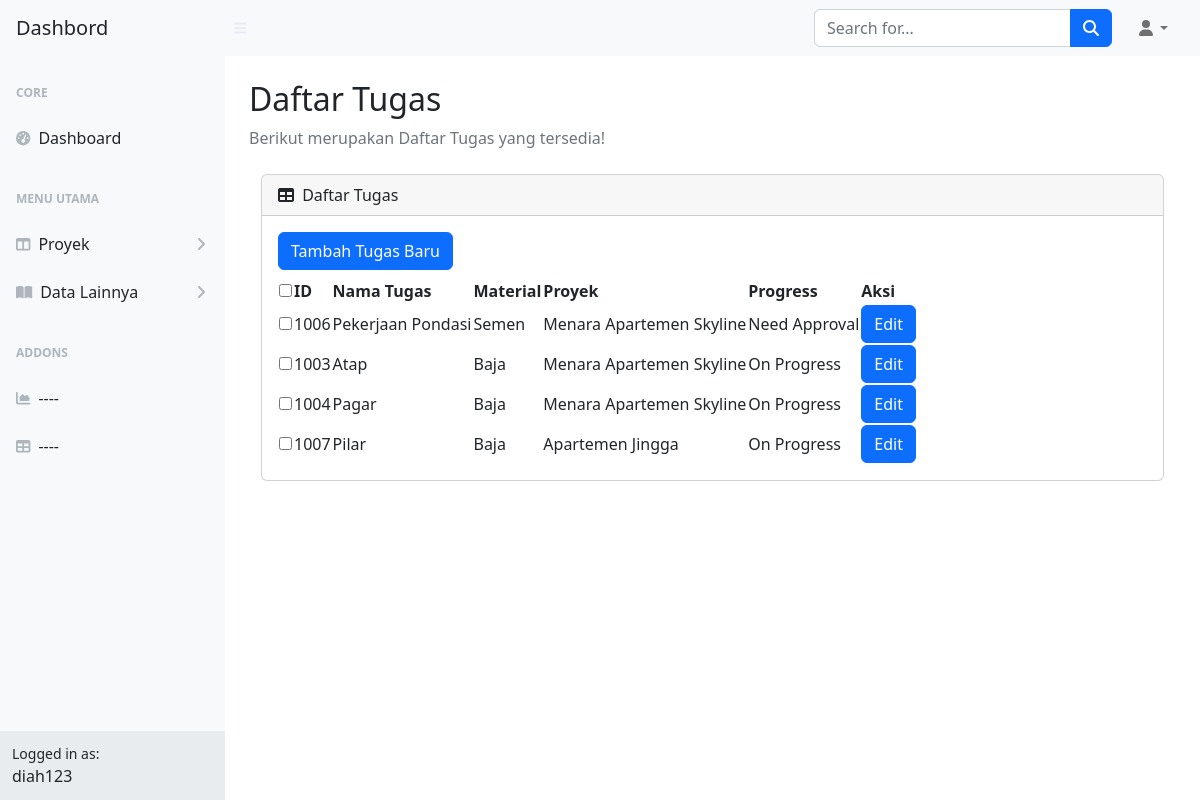
Screenshot of /Tugas.php (signed in) with the database file from the repository.
### tables this page shows
CREATE TABLE IF NOT EXISTS `tugas` (
  `id_tugas` int NOT NULL AUTO_INCREMENT,
  `nama_tugas` varchar(50) DEFAULT NULL,
  `id_material` int DEFAULT NULL,
  `id_proyek` int DEFAULT NULL,
  `id_progress` int DEFAULT NULL,
  PRIMARY KEY (`id_tugas`),
  KEY `id_progress` (`id_progress`),
  KEY `id_material` (`id_material`),
  KEY `id_proyek` (`id_proyek`),
  CONSTRAINT `FK__material` FOREIGN KEY (`id_material`) REFERENCES `material` (`id_material`),
  CONSTRAINT `FK__progress` FOREIGN KEY (`id_progress`) REFERENCES `progress` (`id_progress`),
  CONSTRAINT `FK__proyek` FOREIGN KEY (`id_proyek`) REFERENCES `proyek` (`id_proyek`)
);

CREATE TABLE IF NOT EXISTS `material` (
  `id_material` int NOT NULL AUTO_INCREMENT,
  `nama_material` varchar(50) DEFAULT NULL,
  `id_alat` int DEFAULT NULL,
  PRIMARY KEY (`id_material`),
  KEY `id_alat` (`id_alat`),
  CONSTRAINT `FK__peralatan` FOREIGN KEY (`id_alat`) REFERENCES `peralatan` (`id_alat`)
);

CREATE TABLE IF NOT EXISTS `proyek` (
  `id_proyek` int NOT NULL AUTO_INCREMENT,
  `nama_proyek` varchar(50) DEFAULT NULL,
  `id_klien` int DEFAULT NULL,
  `id_arsitek` int DEFAULT NULL,
  `id_kontraktor` int DEFAULT NULL,
  `id_biaya` int DEFAULT NULL,
  PRIMARY KEY (`id_proyek`),
  KEY `id_klien` (`id_klien`),
  KEY `id_arsitek` (`id_arsitek`),
  KEY `id_kontraktor` (`id_kontraktor`),
  KEY `id_biaya` (`id_biaya`),
  CONSTRAINT `FK__klien` FOREIGN KEY (`id_klien`) REFERENCES `klien` (`id_klien`),
  CONSTRAINT `FK_proyek_arsitek` FOREIGN KEY (`id_arsitek`) REFERENCES `arsitek` (`id_arsitek`),
  CONSTRAINT `FK_proyek_biaya` FOREIGN KEY (`id_biaya`) REFERENCES `biaya` (`id_biaya`),
  CONSTRAINT `FK_proyek_kontraktor` FOREIGN KEY (`id_kontraktor`) REFERENCES `kontraktor` (`id_kontraktor`)
);

CREATE TABLE IF NOT EXISTS `progress` (
  `id_progress` int NOT NULL AUTO_INCREMENT,
  `status` varchar(50) DEFAULT NULL,
  PRIMARY KEY (`id_progress`)
);

### Tugas.php (the view, shortened to what this page needs)
<?php
include 'koneksi.php';
$username = $_SESSION['username'];
?>
<!DOCTYPE html>
<head>
    <link
      href="https://cdn.jsdelivr.net/npm/simple-datatables@7.1.2/dist/style.min.css"
      rel="stylesheet"
    />
    <link href="css/styles.css" rel="stylesheet" />
  </head>
  <body class="sb-nav-fixed">
    <nav class="sb-topnav navbar navbar-expand navbar-light bg-light">
      <a class="navbar-brand ps-3 text-dark" href="Dashboard.html">Dashbord</a>
      <button
        class="btn btn-link btn-sm order-1 order-lg-0 me-4 me-lg-0"
        id="sidebarToggle"
        href="#!"
      >
        <i class="fas fa-bars"></i>
      </button>
      <form
        class="d-none d-md-inline-block form-inline ms-auto me-0 me-md-3 my-2 my-md-0"
      >
        <div class="input-group">
          <input
            class="form-control"
            type="text"
            placeholder="Search for..."
            aria-label="Search for..."
            aria-describedby="btnNavbarSearch"
          />
          <button class="btn btn-primary" id="btnNavbarSearch" type="button">
            <i class="fas fa-search"></i>
          </button>
        </div>
      </form>
      <ul class="navbar-nav ms-auto ms-md-0 me-3 me-lg-4">
        <li class="nav-item dropdown">
          <a
            class="nav-link dropdown-toggle"
            id="navbarDropdown"
            href="#"
            role="button"
            data-bs-toggle="dropdown"
            aria-expanded="false"
            ><i class="fas fa-user fa-fw"></i
          ></a>
        </li>
      </ul>
    </nav>
    <div id="layoutSidenav">
      <div id="layoutSidenav_nav">
        <nav class="sb-sidenav accordion sb-sidenav-light" id="sidenavAccordion">
          <div class="sb-sidenav-menu">
            <div class="nav">
              <div class="sb-sidenav-menu-heading">Core</div>
              <a class="nav-link" href="Dashboard.html">
                <div class="sb-nav-link-icon">
                  <i class="fas fa-tachometer-alt"></i>
                </div>
                Dashboard
              </a>
              <div class="sb-sidenav-menu-heading">Menu Utama</div>
              <a
                class="nav-link collapsed"
                href="#"
                data-bs-toggle="collapse"
                data-bs-target="#collapseLayouts"
                aria-expanded="false"
                aria-controls="collapseLayouts"
              >
                <div class="sb-nav-link-icon">
                  <i class="fas fa-columns"></i>
                </div>
                Proyek
                <div class="sb-sidenav-collapse-arrow">
                  <i class="fas fa-angle-down"></i>
                </div>
              </a>
              <a
                class="nav-link collapsed"
                href="#"
                data-bs-toggle="collapse"
                data-bs-target="#collapsePages"
                aria-expanded="false"
                aria-controls="collapsePages"
              >
                <div class="sb-nav-link-icon">
                  <i class="fas fa-book-open"></i>
                </div>
                Data Lainnya
                <div class="sb-sidenav-collapse-arrow">
                  <i class="fas fa-angle-down"></i>
                </div>
              </a>
              <div class="sb-sidenav-menu-heading">Addons</div>
              <a class="nav-link" href="charts.html">
                <div class="sb-nav-link-icon">
                  <i class="fas fa-chart-area"></i>
                </div>
                ----
              </a>
              <a class="nav-link" href="tables.html">
                <div class="sb-nav-link-icon"><i class="fas fa-table"></i></div>
                ----
              </a>
            </div>
          </div>
          <div class="sb-sidenav-footer">
    <div class="small">Logged in as:</div>
    <?= $username ?>
  </div>
        </nav>
      </div>
      <div id="layoutSidenav_content">
        <main>
          <div class="container-fluid px-4">
          <h2 class="mt-4">Daftar Tugas</h2>
            <ol class="breadcrumb mb-4">
              <li class="breadcrumb-item active">Berikut merupakan Daftar Tugas yang tersedia!</li>
            </ol>
<div class="container">
    <div class="card mb-4">
        <div class="card-header">
            <i class="fas fa-table me-1"></i>
            Daftar Tugas
        </div>
        <div class="card-body">
            <form id="form-multidelete" action="Tugas.php" method="post">
                <button type="button" class="btn btn-primary mb-2" data-bs-toggle="modal" data-bs-target="#createTaskModal">Tambah Tugas Baru</button>
                <table id="datatablesSimple">
                    <thead>
                        <tr>
                            <th><input type="checkbox" id="checkAll"></th>
                            <th>ID</th>
                            <th>Nama Tugas</th>
                            <th>Material</th>
                            <th>Proyek</th>
                            <th>Progress</th>
                            <th>Aksi</th>
                        </tr>
                    </thead>
                    <tbody>
                        <?php
                        $query = "
                            SELECT
                                tugas.id_tugas,
                                tugas.nama_tugas,
                                material.nama_material,
                                proyek.nama_proyek,
                                progress.status
                            FROM
                                tugas
                            JOIN
                                material ON tugas.id_material = material.id_material
                            JOIN
                                proyek ON tugas.id_proyek = proyek.id_proyek
                            JOIN
                                progress ON tugas.id_progress = progress.id_progress
                        ";
                        $result = mysqli_query($koneksi, $query);
                        while ($data = mysqli_fetch_array($result)) {
                            $id_tugas = $data['id_tugas'];
                            $namaTugas = $data['nama_tugas'];
                            $namaMaterial = $data['nama_material'];
                            $namaProyek = $data['nama_proyek'];
                            $statusProgress = $data['status'];
                        ?>
                        <tr>
                            <td><input type="checkbox" name="id_tugas[]" value="<?= $id_tugas ?>" class="checkItem"></td>
                            <td><?= $id_tugas ?></td>
                            <td><?= $namaTugas ?></td>
                            <td><?= $namaMaterial ?></td>
                            <td><?= $namaProyek ?></td>
                            <td><?= $statusProgress ?></td>
                            <td>
                                <button type="button" class="btn btn-primary editTaskBtn" data-id="<?= $id_tugas ?>" data-nama="<?= $namaTugas ?>" data-material="<?= $data['id_material'] ?>" data-proyek="<?= $data['id_proyek'] ?>" data-progress="<?= $data['id_progress'] ?>">Edit</button>
                            </td>
                        </tr>
                        <?php } ?>
                    </tbody>
                </table>
            </form>
        </div>
    </div>
</div>
    </main>
    </div>
    </div>
  </body>
</html>

### rows the page displays
tugas: id_tugas "1006", nama_tugas "Pekerjaan Pondasi", id_material.nama_material "Semen", id_proyek.nama_proyek "Menara Apartemen Skyline", id_progress.status "Need Approval"
tugas: id_tugas "1003", nama_tugas "Atap", id_material.nama_material "Baja", id_proyek.nama_proyek "Menara Apartemen Skyline", id_progress.status "On Progress"
tugas: id_tugas "1004", nama_tugas "Pagar", id_material.nama_material "Baja", id_proyek.nama_proyek "Menara Apartemen Skyline", id_progress.status "On Progress"
tugas: id_tugas "1007", nama_tugas "Pilar", id_material.nama_material "Baja", id_proyek.nama_proyek "Apartemen Jingga", id_progress.status "On Progress"

### other values shown
$username "diah123"
